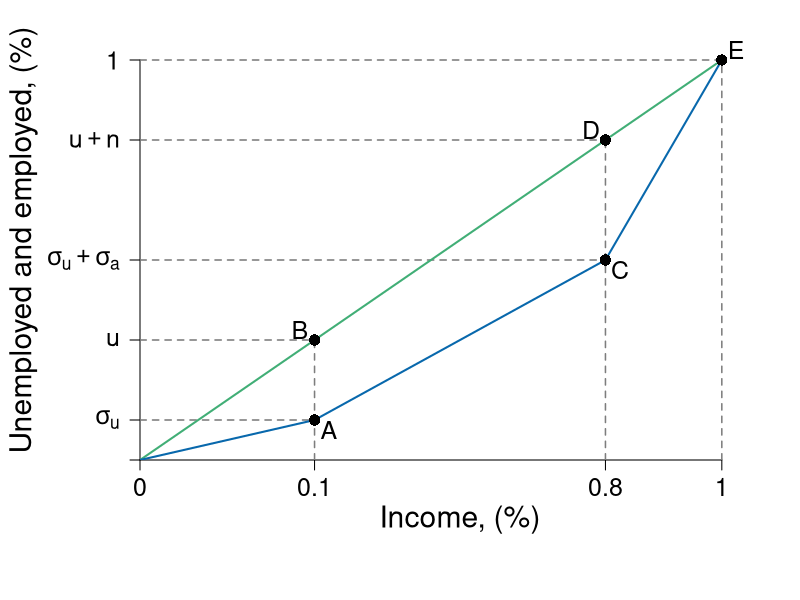

The R source for this figure:
#' Graph Designer: Scott Cohn
#' Authors: Bowles and Halliday
#' Title: Coordination, Conflict and Competition: A Text in Microeconomics

library(shape)

pdf(file = "capitalism/lorenz_gini.pdf", width = 8, height = 8)

#Set parameters for graphics
pointsize <- 1.8
axislabelsize <- 1.8
labelsize <- 1.5
namesize <- 1.8
annotatesize <- 1.5
graphlinewidth <- 2
segmentlinewidth <- 1.5

COL <- c("#7fc97f", "#beaed4", "#fdc086", "#ffff99", "#386cb0", "#f0027f", "#bf5b17", "#666666")
COLA <- c("#e0f3db", "#99d8c9","#66c2a4","#41ae76", "#238b45", "#005824")
COLB <- c("#c6dbef", "#4eb3d3", "#2b8cbe", "#0868ac","#084081")
COLC <- c("#fcfbfd", "#efedf5", "#dadaeb", "#bcbddc", "#9e9ac8", "#807dba", "#6a51a3", "#54278f", "#3f007d")
grays <- gray.colors(25, start = 1, end = 0, alpha = 1)

#Edited the margins to cater for the larger LHS labels
par(mar =  c(7, 7, 1, 1))


#Add limits on axes and levels of utility for each indifference curve
ylims <- c(0, 1.1)
xlims <- c(0, 1.1)

npts <- 501 
x <- seq(xlims[1], xlims[2], length.out = npts)
y <- seq(ylims[1], ylims[2], length.out = npts) 

plot(0, 0, xlim = xlims, ylim = ylims, type = "n",
     xlab = expression(paste("")),
     ylab = expression(paste("")), 
     xaxt = "n", 
     yaxt = "n", 
     cex.lab = axislabelsize, 
     bty = "n", 
     xaxs = "i", 
     yaxs = "i"
)

ticksy <- c(ylims[1], 0.1, 0.3, 0.5, 0.8, 1)
ylabels <- c(NA, expression(sigma[u]), expression(u), expression(paste(sigma[u] + sigma[a])), expression(u + n), 1)
ticksx <- c(xlims[1], 0.3, 0.8, 1)
xlabels <- c(0, 0.1, 0.8, 1)


axis(1,at = ticksx,  pos = 0, labels = xlabels, cex.axis = labelsize)
axis(2,at = ticksy,  pos = 0, labels = ylabels, las = 1, cex.axis = labelsize)

npts <- 500 
xx1 <- seq(xlims[1], xlims[2], length.out = npts)

#Axis labels and draw linear utility function
text(-0.2, 0.5*ylims[2], expression(paste("Unemployed and employed, (%)")), xpd = TRUE, cex = axislabelsize, srt = 90) 
text(0.5*xlims[2], -0.15, expression(paste("Income, (%)")), xpd = TRUE, cex = axislabelsize) 

# Segments
segments(0, 1, 1, 1, lty = 2, col = grays[20], lwd = segmentlinewidth)
segments(1, 0, 1, 1, lty = 2, col = grays[20], lwd = segmentlinewidth)

segments(0, 0.8, 0.8, 0.8, lty = 2, col = grays[20], lwd = segmentlinewidth)
segments(0.8, 0, 0.8, 0.8, lty = 2, col = grays[20], lwd = segmentlinewidth)

segments(0, 0.5, 0.8, 0.5, lty = 2, col = grays[20], lwd = segmentlinewidth)

segments(0, 0.3, 0.3, 0.3, lty = 2, col = grays[20], lwd = segmentlinewidth)
segments(0.3, 0, 0.3, 0.3, lty = 2, col = grays[20], lwd = segmentlinewidth)

segments(0, 0.1, 0.3, 0.1, lty = 2, col = grays[20], lwd = segmentlinewidth)

# Lorenz curve
segments(0, 0, 1, 1, lty = 1, col = COLA[4], lwd = graphlinewidth)
segments(0, 0, 0.3, 0.1, lty = 1, col = COLB[4], lwd = graphlinewidth)
segments(0.3, 0.1, 0.8, 0.5, lty = 1, col = COLB[4], lwd = graphlinewidth)
segments(0.8, 0.5, 1, 1, lty = 1, col = COLB[4], lwd = graphlinewidth)

# Points + labels

points(0.3, 0.1, pch = 16, col = "black", cex = 1.5)
text(0.325, 0.075, expression(A), cex = labelsize)

points(0.3, 0.3, pch = 16, col = "black", cex = 1.5)
text(0.275, 0.325, expression(B), cex = labelsize)

points(0.8, 0.5, pch = 16, col = "black", cex = 1.5)
text(0.825, 0.475, expression(C), cex = labelsize)

points(0.8, 0.8, pch = 16, col = "black", cex = 1.5)
text(0.775, 0.825, expression(D), cex = labelsize)

points(1, 1, pch = 16, col = "black", cex = 1.5)
text(1.025, 1.025, expression(E), cex = labelsize)



dev.off()
